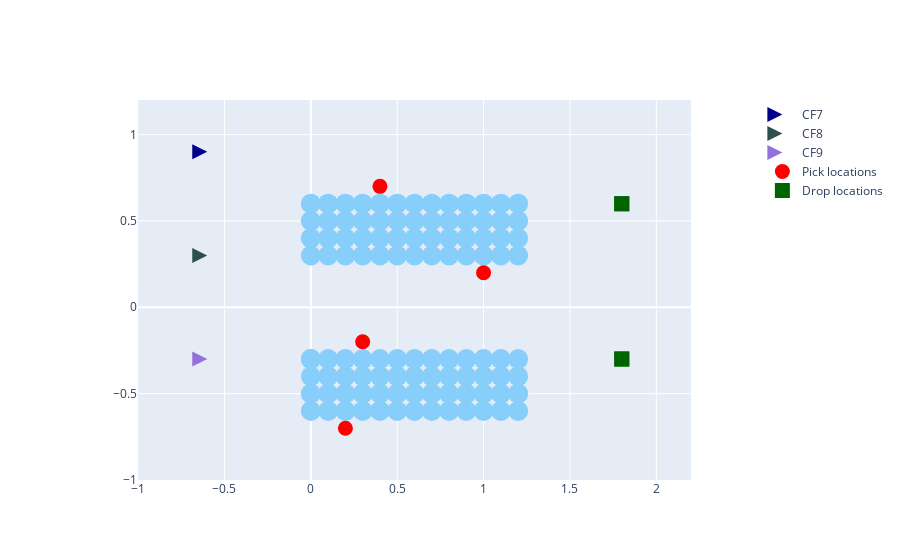
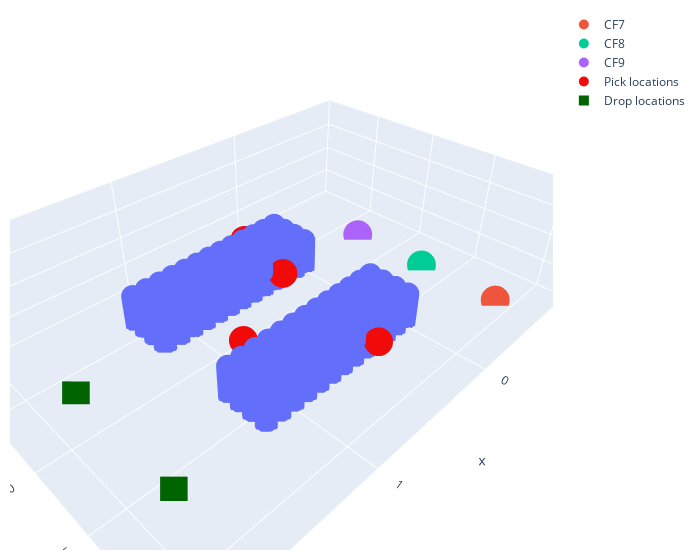

Write notebook code for charts like these, in order.
### Markdown cell above
#### STEP 3: Implement Multi-Agent Path Finding

### Code cell
from scripts.Simulation import Simulation
import plotly.graph_objects as go
fig1 = go.Figure()
fig2 = go.Figure()

fig_animated = go.Figure()
fig3d_animated = go.Figure()

sim = Simulation(env=env, fig1=fig1, fig2=fig2)

sim.add_agents(agent_list)
sim.set_task_list(task_list)
sim.init_plot()

### Figure 1 — Plotly figure (JSON) as saved in the notebook; plotly's stock layout.template omitted (floating-point values rounded to 4 significant figures)
{"data": [{"marker": {"color": "LightSkyBlue", "size": 20}, "mode": "markers", "showlegend": false, "type": "scatter", "x": [0, 0, 0, 0, 0, 0.1, 0.1, 0.1, 0.1, 0.2, 0.2, 0.2, 0.2, 0.3, 0.3, 0.3, 0.3, 0.4, 0.4, 0.4, 0.4, 0.5, 0.5, 0.5, 0.5, 0.6, 0.6, 0.6, 0.6, 0.7, 0.7, 0.7, 0.7, 0.8, 0.8, 0.8, 0.8, 0.9, 0.9, 0.9, 0.9, 1, 1, 1, 1, 1.1, 1.1, 1.1, 1.1, 1.2, 1.2, 1.2, 1.2, 0, 0, 0, 0, 0.1, 0.1, 0.1, 0.1, 0.2, 0.2, 0.2, 0.2, 0.3, 0.3, 0.3, 0.3, 0.4, 0.4, 0.4, 0.4, 0.5, 0.5, 0.5, 0.5, 0.6, 0.6, 0.6, 0.6, 0.7, 0.7, 0.7, 0.7, 0.8, 0.8, 0.8, 0.8, 0.9, 0.9, 0.9, 0.9, 1, 1, 1, 1, 1.1, 1.1, 1.1, 1.1, 1.2, 1.2, 1.2, 1.2], "y": [-0.3, -0.3, -0.4, -0.5, -0.6, -0.3, -0.4, -0.5, -0.6, -0.3, -0.4, -0.5, -0.6, -0.3, -0.4, -0.5, -0.6, -0.3, -0.4, -0.5, -0.6, -0.3, -0.4, -0.5, -0.6, -0.3, -0.4, -0.5, -0.6, -0.3, -0.4, -0.5, -0.6, -0.3, -0.4, -0.5, -0.6, -0.3, -0.4, -0.5, -0.6, -0.3, -0.4, -0.5, -0.6, -0.3, -0.4, -0.5, -0.6, -0.3, -0.4, -0.5, -0.6, 0.3, 0.4, 0.5, 0.6, 0.3, 0.4, 0.5, 0.6, 0.3, 0.4, 0.5, 0.6, 0.3, 0.4, 0.5, 0.6, 0.3, 0.4, 0.5, 0.6, 0.3, 0.4, 0.5, 0.6, 0.3, 0.4, 0.5, 0.6, 0.3, 0.4, 0.5, 0.6, 0.3, 0.4, 0.5, 0.6, 0.3, 0.4, 0.5, 0.6, 0.3, 0.4, 0.5, 0.6, 0.3, 0.4, 0.5, 0.6, 0.3, 0.4, 0.5, 0.6]}, {"marker": {"color": "DarkBlue", "size": 15, "symbol": "arrow-right"}, "mode": "markers", "name": "CF7", "type": "scatter", "x": [-0.6], "y": [0.9]}, {"marker": {"color": "DarkSlateGrey", "size": 15, "symbol": "arrow-right"}, "mode": "markers", "name": "CF8", "type": "scatter", "x": [-0.6], "y": [0.3]}, {"marker": {"color": "MediumPurple", "size": 15, "symbol": "arrow-right"}, "mode": "markers", "name": "CF9", "type": "scatter", "x": [-0.6], "y": [-0.3]}, {"marker": {"color": "Red", "size": 15}, "mode": "markers", "name": "Pick locations", "type": "scatter", "x": [0.4, 0.3, 1, 0.2], "y": [0.7, -0.2, 0.2, -0.7]}, {"marker": {"color": "DarkGreen", "size": 15, "symbol": "square"}, "mode": "markers", "name": "Drop locations", "type": "scatter", "x": [1.8, 1.8, 1.8, 1.8], "y": [0.6, -0.3, -0.3, 0.6]}], "layout": {"xaxis": {"constrain": "domain", "range": [-1, 2.2]}, "yaxis": {"range": [-1, 1.2], "scaleanchor": "x", "scaleratio": 1}}}

### Figure 2 — Plotly figure (JSON) as saved in the notebook; plotly's stock layout.template omitted (floating-point values rounded to 4 significant figures; data arrays with more than 128 entries replaced by an {"elided": "..."} marker saying what was removed)
{"data": [{"mode": "markers", "showlegend": false, "type": "scatter3d", "x": {"elided": "1260 float values"}, "y": {"elided": "1260 float values"}, "z": {"elided": "1260 float values"}}, {"marker": {"size": 10, "symbol": "circle"}, "mode": "markers", "name": "CF7", "type": "scatter3d", "x": [-0.6], "y": [0.9], "z": [0.075]}, {"marker": {"size": 10, "symbol": "circle"}, "mode": "markers", "name": "CF8", "type": "scatter3d", "x": [-0.6], "y": [0.3], "z": [0.075]}, {"marker": {"size": 10, "symbol": "circle"}, "mode": "markers", "name": "CF9", "type": "scatter3d", "x": [-0.6], "y": [-0.3], "z": [0.075]}, {"marker": {"color": "rgba(240, 10, 10, 1.0)", "size": 10}, "mode": "markers", "name": "Pick locations", "type": "scatter3d", "x": [0.4, 0.3, 1, 0.2], "y": [0.7, -0.2, 0.2, -0.7], "z": [0.4, 0.4, 0.6, 0.4]}, {"marker": {"color": "rgba(0, 100, 0, 1.0)", "size": 10, "symbol": "square"}, "mode": "markers", "name": "Drop locations", "type": "scatter3d", "x": [1.8, 1.8, 1.8, 1.8], "y": [0.6, -0.3, -0.3, 0.6], "z": [0.1, 0.1, 0.1, 0.1]}], "layout": {"margin": {"b": 10, "l": 10, "r": 20, "t": 10}, "scene": {"xaxis": {"nticks": 6, "range": [-1, 2.2]}, "yaxis": {"nticks": 6, "range": [-1, 1.2]}, "zaxis": {"nticks": 6, "range": [0, 2]}}, "width": 700}}
